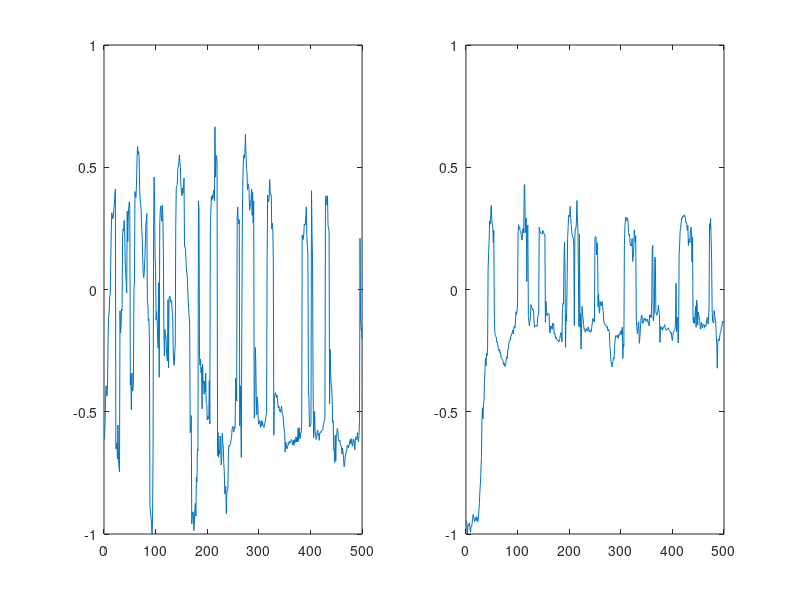

Here is the MATLAB script that generated this plot: (Note: this script raises an error after producing the figure.)
D = load('data3.mat');
data31 = D.d31;
data32 = D.d32;

X1 = int16(data31(4:4:end, 1));
Y1 = int16(data31(4:4:end, 2));
Z1 = int16(data31(4:4:end, 3));

X2 = int16(data32(4:4:end, 1));
Y2 = int16(data32(4:4:end, 2));
Z2 = int16(data32(4:4:end, 3));

nX1 = double(X1)/double(max(abs(X1)));
nX2 = double(X2)/double(max(abs(X2)));

subplot(1, 2, 1);
plot(X1);
subplot(1, 2, 2);
plot(X2);

subplot(1, 2, 1);
plot(nX1);
subplot(1, 2, 2);
plot(nX2);

[wR31 wI31] = dft1(X1,100);
[wR32 wI32] = dft1(X2,100);

[nwR31 nwI31] = dft1(nX1,100);
[nwR32 nwI32] = dft1(nX2,100);
[nwR31 nwI31] = dft1(nX1,40);
[nwR32 nwI32] = dft1(nX2,40);
[nwR c] = size(nwR31);
[nwI c] = size(nwI31);
diffnwR = sum(double(nwR32 - nwR31))/double(nwR);
diffnwI = sum(double(nwI32 - nwI31))/double(nwI);
%plot(diffnwR);
%plot(diffnwI);
subplot(1, 2, 1);
plot(nwR31);
subplot(1, 2, 2);
plot(nwI31);

subplot(1, 2, 1);
plot(nwR32);
subplot(1, 2, 2);
plot(nwI32);



iw31 = idft1(wR31, wI31,100);
iw32 = idft1(wR32, wI32,100);

niw31 = idft1(nwR31, nwI31,100);
niw32 = idft1(nwR32, nwI32,100);

niw31 = idft1(nwR31, nwI31,40);
niw32 = idft1(nwR32, nwI32,40);

subplot(1, 2, 1);
plot(iw31);
subplot(1, 2, 2);
plot(iw32);

subplot(1, 2, 1);
plot(niw31);
subplot(1, 2, 2);
plot(niw32);

[niw c] = size(niw31);
diff = sum(double(niw31 - niw32))/double(niw);
plot(diff);



